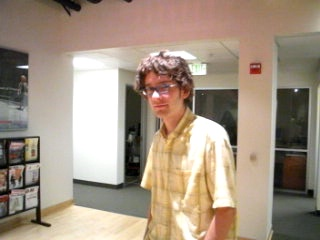
#> input picture test_images/David_0480.jpg, 320 x 240 px; its folder holds only this picture in this run
$ python detection_frontalside.py
#> lines starting #> are read from the running program, lines starting #| are printed output that depends on the picture; after the words box and inside, x2 and y2 are one past the last pixel; in counts of white or black regions, pixels touching at a corner belong together
# detection_only.py
import cv2
from pathlib import Path

def main():
    images_dir = Path("test_images")   # folder with your test images
    out_dir = Path("Detected_AllFaces")
    out_dir.mkdir(exist_ok=True)


    frontal_path = "haarcascade_frontalface_default.xml"
    side_path = "haarcascade_profileface.xml"
    frontal_cascade = cv2.CascadeClassifier(frontal_path)
    side_cascade = cv2.CascadeClassifier(side_path)

    if frontal_cascade.empty():
        print(f"❌ Could not load {frontal_path}"); return
    if side_cascade.empty():
        print(f"❌ Could not load {side_path}"); return

    params = dict(scaleFactor=1.1, minNeighbors=6, minSize=(20,20))
    # Loop through images
    for img_path in sorted(images_dir.iterdir()):
        if img_path.suffix.lower() not in [".jpg", ".png", ".jpeg", ".bmp"]:
            continue

        img = cv2.imread(str(img_path))
#> img is the input picture: shape (240, 320, 3); mean B, G, R 129.9, 146.8, 163.1
        if img is None:
            print(f"⚠️ Could not open {img_path.name}")
            continue

        gray = cv2.cvtColor(img, cv2.COLOR_BGR2GRAY)
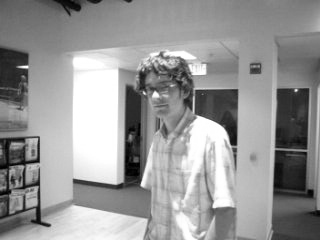
#> gray: shape (240, 320); min 0, max 255, mean 149.7
        gray = cv2.equalizeHist(gray)
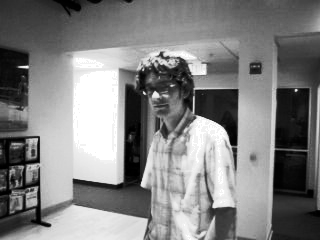
#> gray: shape (240, 320); min 0, max 255, mean 128.5

        # Frontal faces (green)
        for (x, y, w, h) in frontal_cascade.detectMultiScale(gray, **params):
            cv2.rectangle(img, (x,y), (x+w,y+h), (0,255,0), 2)
#> this loop made 0 passes

        # Side profiles (blue, left facing)
        for (x, y, w, h) in side_cascade.detectMultiScale(gray, **params):
            cv2.rectangle(img, (x,y), (x+w,y+h), (255,0,0), 2)


        # Side profiles (red, right facing → detect on flipped image)
        flipped = cv2.flip(gray, 1)
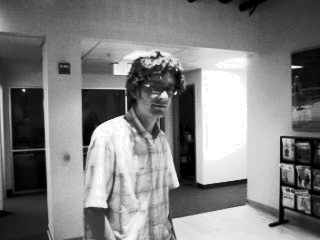
#> flipped: shape (240, 320); min 0, max 255, mean 128.5
        w_img = gray.shape[1]
#> w_img = 320
        for (x, y, w, h) in side_cascade.detectMultiScale(flipped, **params):
            # map back coordinates
            x_real = w_img - x - w
            cv2.rectangle(img, (x_real,y), (x_real+w,y+h), (0,0,255), 2)

        # Save output
        out_path = out_dir / img_path.name
        cv2.imwrite(str(out_path), img)
        print(f"✅ Processed {img_path.name} → {out_path}")

if __name__ == "__main__":
    main()

$ run again, on test_images/David_20101.jpg
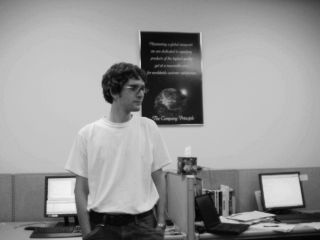
#> input picture test_images/David_20101.jpg, 320 x 240 px
#> in main, img is the input picture: shape (240, 320, 3); min 0, max 248, mean 149.9
#> in main, `flipped = cv2.flip(gray, 1)`:
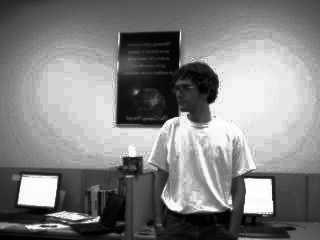
#> flipped: shape (240, 320); min 0, max 255, mean 129.5
#> the loop in main, `for (x, y, w, h) in side_cascade.detectMultiScale(flipped, **params):` made 1 pass
#> (x, y, w, h, x_real) on pass 1: (167, 71, 43, 43, 110)
#> after the loop in main, `for (x, y, w, h) in side_cascade.detectMultiScale(flipped, **params):`:
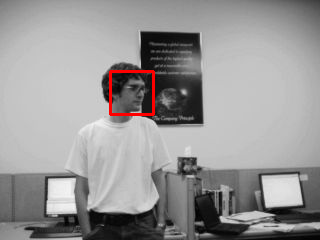
#> img: shape (240, 320, 3); 0.67% of pixels changed, all inside (x1, y1, x2, y2) = (109, 70, 155, 116)

$ run again, on test_images/David_20453.jpg
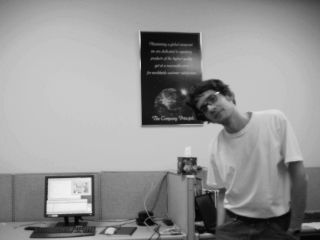
#> input picture test_images/David_20453.jpg, 320 x 240 px
#> in main, img is the input picture: shape (240, 320, 3); min 0, max 248, mean 148.2
#> in main, `gray = cv2.equalizeHist(gray)`:
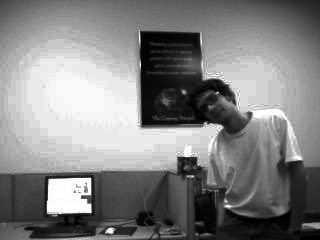
#> gray: shape (240, 320); min 0, max 255, mean 129.3
#> in main, `flipped = cv2.flip(gray, 1)`:
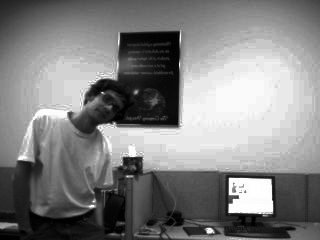
#> flipped: shape (240, 320); min 0, max 255, mean 129.3

$ run again, on test_images/David_0574.jpg
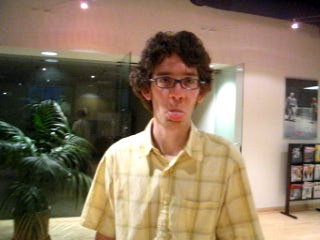
#> input picture test_images/David_0574.jpg, 320 x 240 px
#> in main, img is the input picture: shape (240, 320, 3); mean B, G, R 97.1, 119.7, 138.2
#> in main, `gray = cv2.equalizeHist(gray)`:
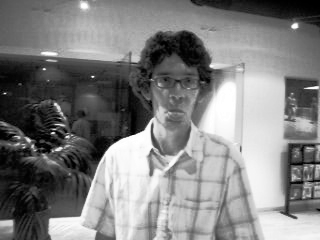
#> gray: shape (240, 320); min 0, max 255, mean 128.1
#> the loop in main, `for (x, y, w, h) in frontal_cascade.detectMultiScale(gray, **params):` made 1 pass
#> (x, y, w, h) on pass 1: (146, 58, 62, 62)
#> in main, `flipped = cv2.flip(gray, 1)`:
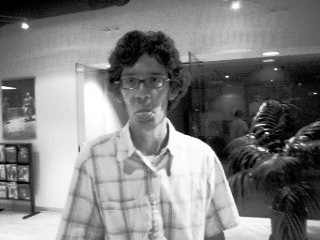
#> flipped: shape (240, 320); min 0, max 255, mean 128.1
